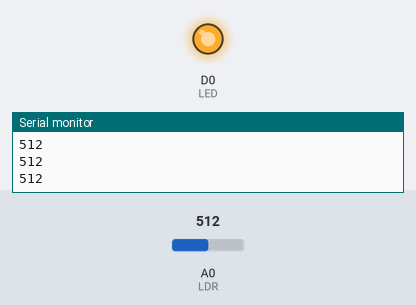
A sketch run on a simulated ESP8266 (NodeMCU). Shown: output pins drawn as LEDs (lit = HIGH), the last lines printed to the serial monitor. The inputs (shaded band) are chosen by the test bench; at power-on: A0 (LDR) = 512.

Above: at 1.2 s.
1.3 s: A0 (LDR) set to 692
2.8 s: A0 (LDR) set to 719
At 3.7 s:
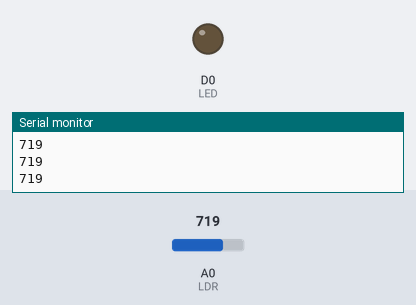
4.3 s: A0 (LDR) set to 690
At 5.0 s:
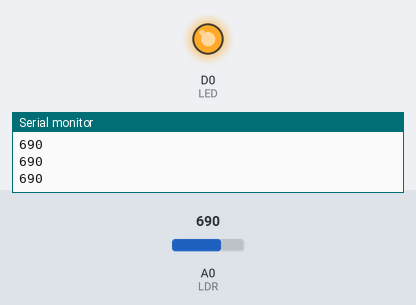
5.9 s: A0 (LDR) set to 710
At 6.3 s:
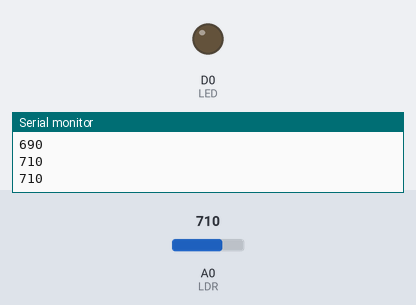
Timing chart, 0 to 8.5 s (numbered marks = the images above; inputs shaded):
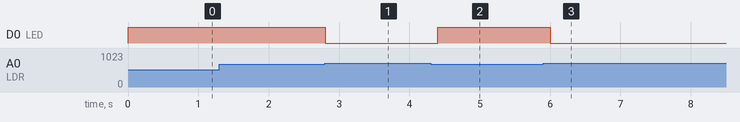

Measured:
- the behaviour switches between 700 and 701 on A0 (LDR) (found by bisection; images 0 and 1)
- after the input at 2.8 s, D0 (LED): HIGH → LOW at once
- after the input at 4.3 s, D0 (LED): LOW → HIGH after 0.10 s
- after the input at 5.9 s, D0 (LED): HIGH → LOW after 0.11 s

The sketch:

LDR.ino
```cpp
#define LDR A0  // composante photorésistance sur la pin A1
#define LED D0   // composante diode électroluminescente sur la pin 9

int value;

void setup() {
   // initialise la communication avec le PC
   Serial.begin(9600);

   // initialise les broches
   pinMode(LED, OUTPUT);
   pinMode(LDR, INPUT);
}

void loop() {
   // mesure la tension sur la broche A1
   value = analogRead(LDR);
   Serial.println(value);

   // allume la LED
   if (value<700) digitalWrite(LED, HIGH);

   // désactiver la LED
   if (value>700) digitalWrite(LED, LOW);

   delay(200);
}
```
